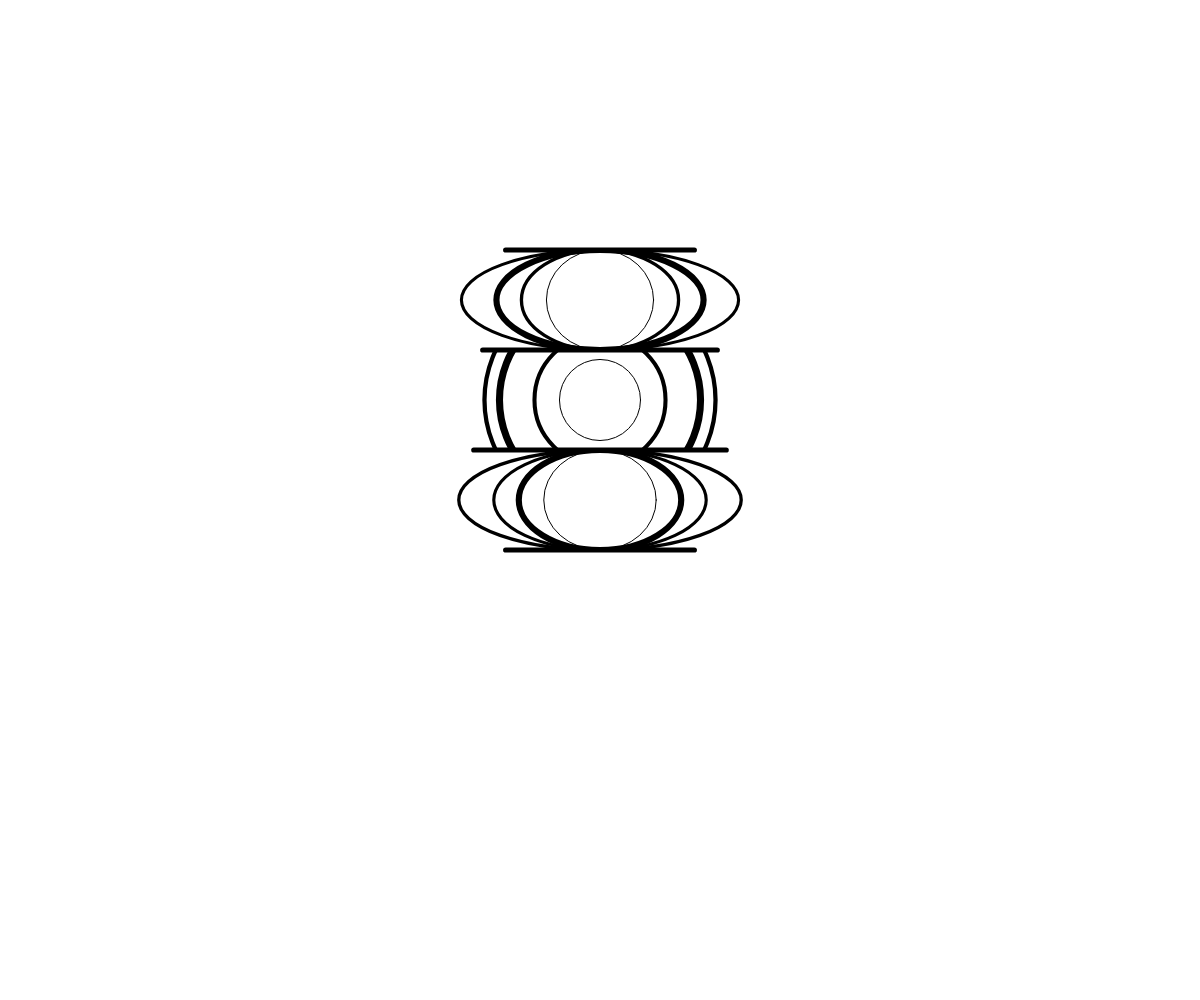
Frame 1 (no input)
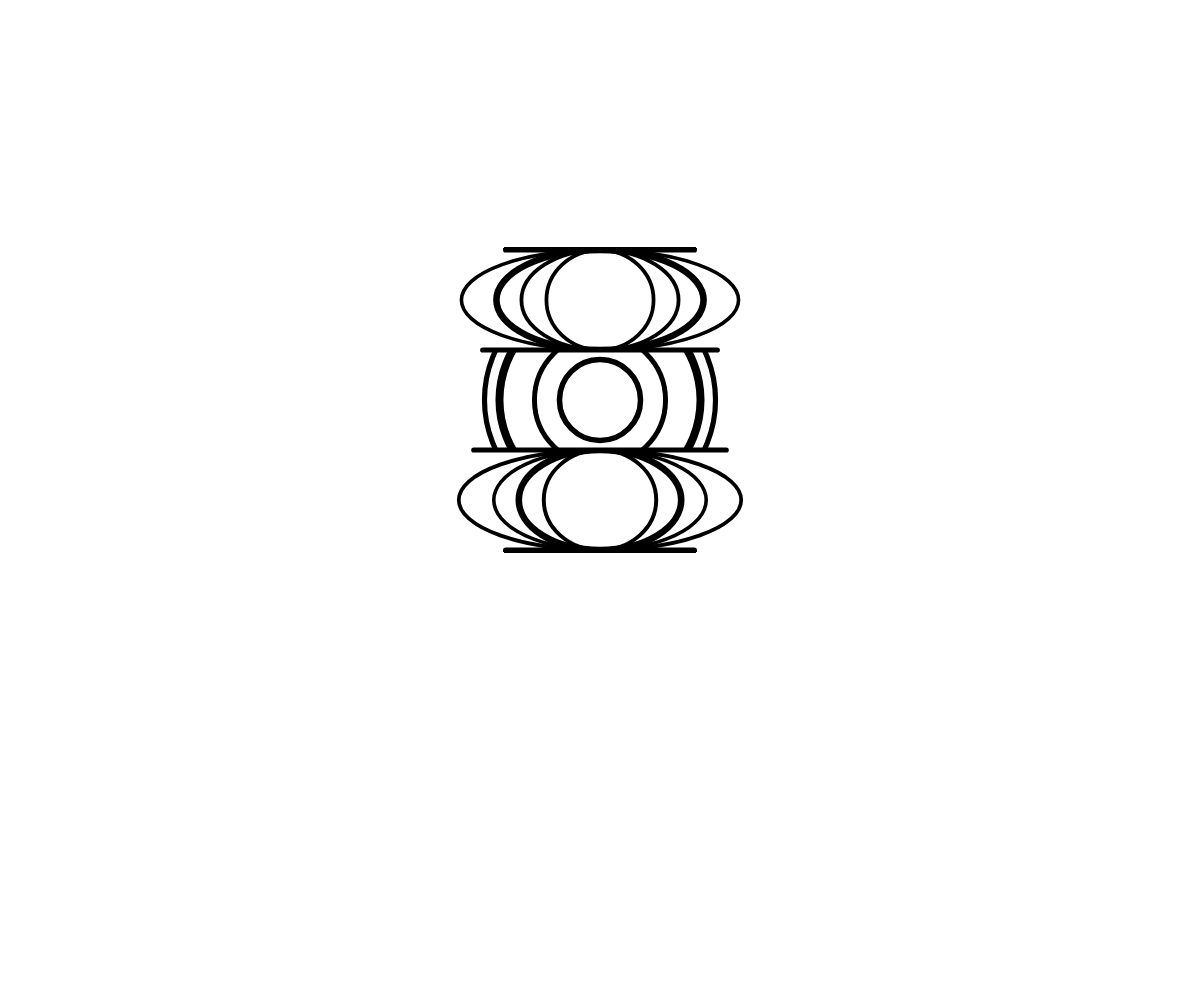
Frame 60 (no input)
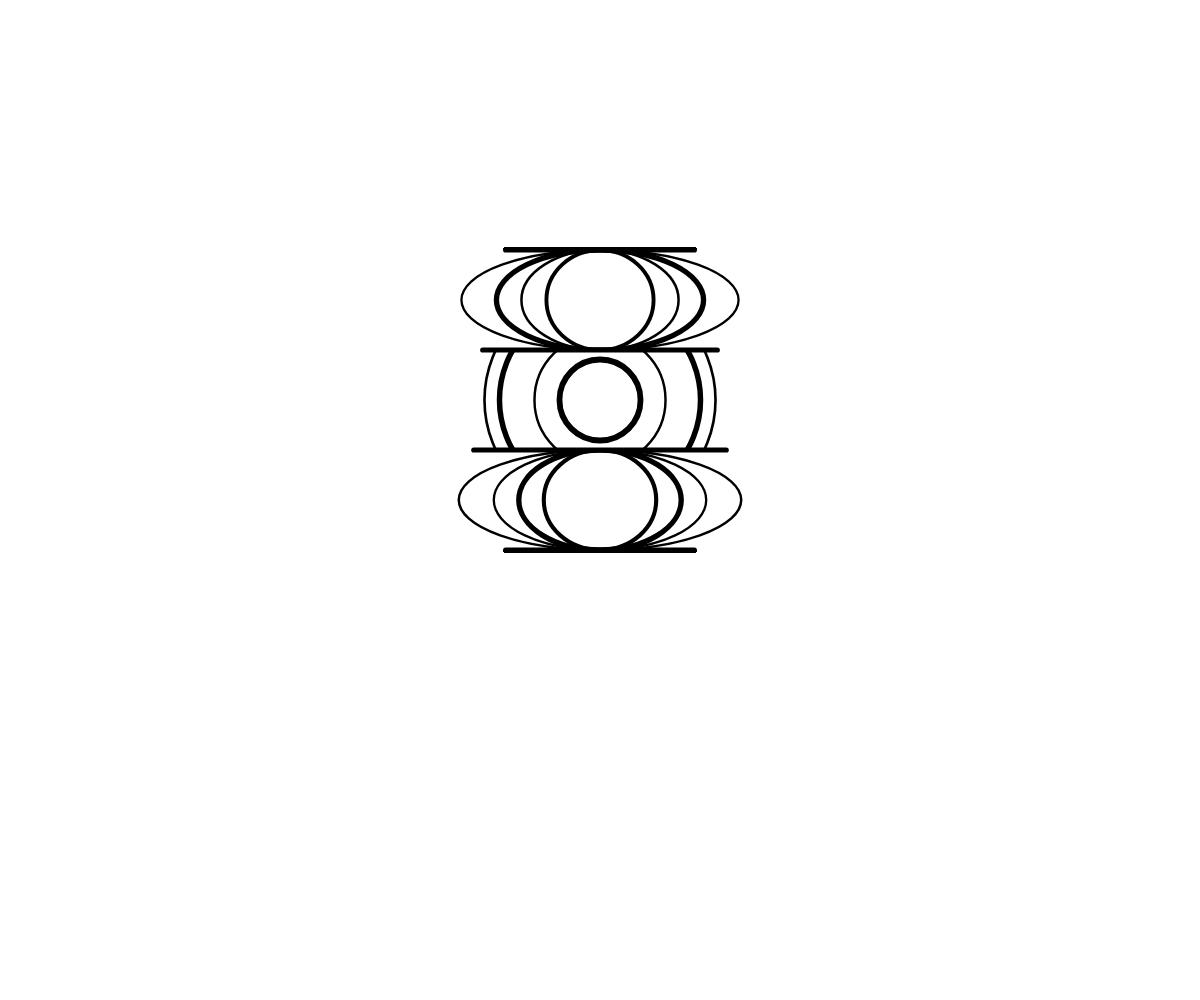
Frame 120 (the mouse pressed at the canvas centre since frame 60)

The p5.js sketch that drew these frames (run headless with seeded random() and noise() and a simulated clock; from frame 60 on, the mouse is pressed at the canvas centre):

// p5.js sketch
// ── sketch.js
var p1;
var p2;
var p3;

var r1;
var r2;
var r3;

var rr1;
var rr2;
var rr3;

var rrr1;
var rrr2;
var rrr3;

function setup() {
    createCanvas(window.innerWidth, window.innerHeight);
    noFill();
    
    p1 = createGraphics(400, 100);
    p2 = createGraphics(400, 100);
    p3 = createGraphics(400, 100);
    
    r1 = random(150);
    r2 = random(150); 
    r3 = random(150);
    
    rr1 = random(1, 5);
    rr2 = random(2, 6); 
    rr3 = random(1, 5);
    
    rrr1 = random(70, 170);
    rrr2 = random(100, 200); 
    rrr3 = random(100, 200);

}

function draw() {
    var r = random(2);
    
    p1.background(255);
    p1.stroke(0);
    p1.noFill();
    p1.ellipse(200, 50, 0+r1, 100);
        p1.strokeWeight(rr1+r);
    p1.ellipse(200, 50, 50+r1, 100);
        p1.strokeWeight(rr2+r);
    p1.ellipse(200, 50, 100+r1, 100);
        p1.strokeWeight(rr3+r);
    p1.ellipse(200, 50, 170+r1, 100);
    image(p1, window.innerWidth/2-200, window.innerHeight/2-250);
    
    p2.background(255);
    p2.stroke(0);
    p2.noFill();
    p2.ellipse(200, 50, 50+r2, 50+r2);
        p2.strokeWeight(rr3+r+r);
    p2.ellipse(200, 50, 100+r2, 100+r2);
        p2.strokeWeight(rr2+r+r);
    p2.ellipse(200, 50, 170+r2, 170+r2);
        p2.strokeWeight(rr1+r+r);
    p2.ellipse(200, 50, 200+r2, 200+r2);
    image(p2, window.innerWidth/2-200, window.innerHeight/2-150);
    
    p3.background(255);
    p3.stroke(0);
    p3.noFill();
    p3.ellipse(200, 50, 0+r3, 100);
        p3.strokeWeight(rr2+r);
    p3.ellipse(200, 50, 50+r3, 100);
        p3.strokeWeight(rr3+r);
    p3.ellipse(200, 50, 100+r3, 100);
        p3.strokeWeight(rr1+r);
    p3.ellipse(200, 50, 170+r3, 100);
    image(p3, window.innerWidth/2-200, window.innerHeight/2-50);
    
    strokeWeight(rr2);
    line(window.innerWidth/2-rrr1, window.innerHeight/2-250, window.innerWidth/2+rrr1, window.innerHeight/2-250);
    line(window.innerWidth/2-rrr2, window.innerHeight/2-150, window.innerWidth/2+rrr2, window.innerHeight/2-150);
    line(window.innerWidth/2-rrr3, window.innerHeight/2-50, window.innerWidth/2+rrr3, window.innerHeight/2-50);
    line(window.innerWidth/2-rrr1, window.innerHeight/2+50, window.innerWidth/2+rrr1, window.innerHeight/2+50);
    
}
